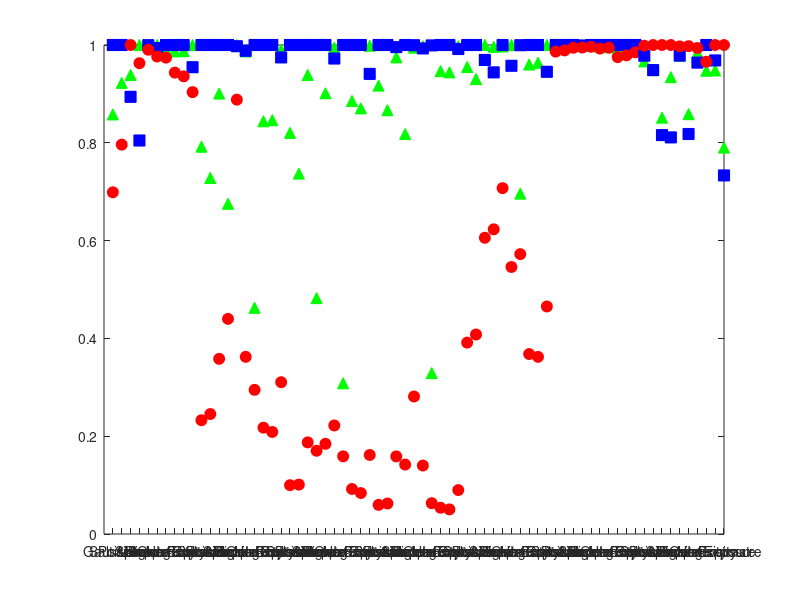

MATLAB code for this plot: (Note: this script raises an error after producing the figure.)
%% Script to Analyze Image Quality Metrics Results

% Clover Thebolt, clover.thebolt@gtri.gatech.edu
% Rohit Chakravarthy, rohit.chakravarthy@gtri.gatech.edu

clc
clear all
close all

%% General Parameters
MetricTypes = {'PSNR (dB)','SSIM Score','CWSSIM Score','UNIQUE Score',...
    'MSUNIQUE Score','CSV Score','SUMMER Score'};
EnhMethTypes = {'BLS-GSM (Wavelet-Transform Method)','BM3D (Blended Method)',...
    'NLM (Spatial Method)'};
EnhMethColors = {'g','b','r'};
EnhMethMarkers = {'^','square','o'};

%% Load Results and Initialize Parameters for SAMPLE
% Key:
% 1st dim is # of distortion types (10 total)
% 2nd dim is # of images (10 total)
% 3rd dim is # of metrics (7 total)
load('SAMPLEMetricsNLM_var0.001.mat','SAMPLEMetricsNLM');
load('SAMPLEMetricsBM3D_var0.001.mat','SAMPLEMetricsBM3D');
load('SAMPLEMetricsBLSGSM_var0.001.mat','SAMPLEMetricsBLSGSM');
% Combine cells into one
SAMPLEMetricsResults(:,:,:,1) = SAMPLEMetricsBLSGSM;
SAMPLEMetricsResults(:,:,:,2) = SAMPLEMetricsBM3D;
SAMPLEMetricsResults(:,:,:,3) = SAMPLEMetricsNLM;
SAMPLEMetricsResults_rev_order = SAMPLEMetricsResults;
SAMPLEMetricsResults_rev_order(6,:,:,:) = SAMPLEMetricsResults(7,:,:,:);
SAMPLEMetricsResults_rev_order(7,:,:,:) = SAMPLEMetricsResults(6,:,:,:);
SAMPLEMetricsResults = SAMPLEMetricsResults_rev_order;
% Dataset-specific Parameters
num_images_SAMPLE = 10;
% Set12DistortionTypes = {'Gaussian','Poisson','Salt & Pepper',...
%     'Speckle','Blurring','High Intensity','Low Intensity',...
%     'Under Exposure','Over Exposure','Contrast'};  % Orig order in public drive
SAMPLE_DistortionTypes = {'Gaussian','Poisson','Salt & Pepper',...
    'Speckle','Blurring','Low Intensity','High Intensity',...
    'Under-Exposure','Over-Exposure','Contrast'};  % Revised order

%% (Not Used) Plot Individual Image Quality Enhancement Results
% for i_metric_type = 1:1  %length(MetricTypes)
%     for i_distortion_type = 1:1  %length(Set12DistortionTypes)  
%         figure
%         for i_enh_meth = 1:3
%             plot(1:num_images_SAMPLE,[SAMPLEMetricsResults{i_distortion_type,:,i_metric_type,i_enh_meth}],...
%                 'Color',EnhMethColors{i_enh_meth},'LineStyle','none',...
%                 'Marker',EnhMethMarkers{i_enh_meth},'MarkerSize',8,'MarkerFaceColor',EnhMethColors{i_enh_meth})
%             hold on
%         end
%         title('Comparison of Image Quality Enhancement Methods',...
%             strcat('Dataset=SAMPLE, Distortion Type=',SAMPLE_DistortionTypes(i_distortion_type)))
%         xlabel('Image Number'), ylabel(MetricTypes(i_metric_type))
%         legend('BLS-GSM (Wavelet-Transform Method)','BM3D (Blended Method)','NLM (Spatial Method)',...
%             'Location','best')
%     end
% end

%% (Plots Not Used) Get Enhancement Method Rankings
indiv_im_rankings = zeros(num_images_SAMPLE,3,length(SAMPLE_DistortionTypes),length(MetricTypes));
all_im_avg_rankings = zeros(3,length(SAMPLE_DistortionTypes),length(MetricTypes));
for i_metric_type = 1:length(MetricTypes)
    for i_distortion_type = 1:length(SAMPLE_DistortionTypes)  
        for i_image = 1:num_images_SAMPLE
            [~,m_ind] = sort([SAMPLEMetricsResults{i_distortion_type,i_image,i_metric_type,:}],'descend');
            indiv_im_rankings(i_image,1:3,i_distortion_type,i_metric_type) = m_ind;
        end
        all_im_avg_rankings(:,i_distortion_type,i_metric_type) = mean(indiv_im_rankings(:,:,i_distortion_type,i_metric_type),1);
    end
end
% % Plot Rankings
% for i_metric_type = 1:1  %length(MetricTypes)
%     figure
%     for i_enh_meth = 1:3   
%         plot(1:length(SAMPLE_DistortionTypes),all_im_avg_rankings(i_enh_meth,:,i_metric_type),...
%             'Color',EnhMethColors{i_enh_meth},'LineStyle','none',...
%             'Marker',EnhMethMarkers{i_enh_meth},'MarkerSize',8,'MarkerFaceColor',EnhMethColors{i_enh_meth})
%         hold on
%     end
%     set(gca,'Ydir','reverse')
%     title('Comparison of Image Quality Enhancement Method Rankings',...
%         strcat('Dataset=SAMPLE, All Distortion Types, Metric Type=',MetricTypes(i_metric_type)))
%     xlabel('Distortion Type'), ylabel('Ranking (1-3)')
%     xticklabels(SAMPLE_DistortionTypes)
%     legend('BLS-GSM (Wavelet-Transform Method)','BM3D (Blended Method)',...
%         'NLM (Spatial Method)','Location','best')
% end

%% (Not Used) Get Average Scores
% all_im_avg_scores = zeros(3,length(SAMPLE_DistortionTypes),length(MetricTypes));
% for i_metric_type = 1:length(MetricTypes)
%     for i_distortion_type = 1:length(SAMPLE_DistortionTypes)
%         for i_enh_meth = 1:3
%             all_im_avg_scores(i_enh_meth,i_distortion_type,i_metric_type) = mean([SAMPLEMetricsResults{i_distortion_type,:,i_metric_type,i_enh_meth}],2);
%         end
%     end
% end
% % Plot Average Scores
% for i_metric_type = 1:1  %length(MetricTypes)
%     figure
%     for i_enh_meth = 1:3   
%         plot(1:length(SAMPLE_DistortionTypes),all_im_avg_scores(i_enh_meth,:,i_metric_type),...
%             'Color',EnhMethColors{i_enh_meth},'LineStyle','none',...
%             'Marker',EnhMethMarkers{i_enh_meth},'MarkerSize',8,'MarkerFaceColor',EnhMethColors{i_enh_meth})
%         hold on
%     end
%     title('Comparison of Image Quality Enhancement Method Scores',...
%         strcat('Dataset=SAMPLE, All Distortion Types, Metric Type=',MetricTypes(i_metric_type)))
%     xlabel('Distortion Type'), ylabel('Metric Type Score')
%     xticklabels(SAMPLE_DistortionTypes)
%     legend('BLS-GSM (Wavelet-Transform Method)','BM3D (Blended Method)',...
%         'NLM (Spatial Method)','Location','best')
% end

%% Normalize Scores for each image to be between 0 and 1
indiv_im_scores_norm = zeros(length(SAMPLE_DistortionTypes),num_images_SAMPLE,length(MetricTypes),3);
all_im_avg_scores_norm = zeros(3,length(SAMPLE_DistortionTypes),length(MetricTypes));
for i_metric_type = 1:length(MetricTypes)
    for i_distortion_type = 1:length(SAMPLE_DistortionTypes)  
        for i_image = 1:num_images_SAMPLE
            indiv_im_scores_norm(i_distortion_type,i_image,i_metric_type,:) = normalize([SAMPLEMetricsResults{i_distortion_type,i_image,i_metric_type,:}],"norm",Inf);
        end
        all_im_avg_scores_norm(:,i_distortion_type,i_metric_type) = mean(indiv_im_scores_norm(i_distortion_type,:,i_metric_type,:),2);
    end
end
% Plot Normalized Scores
figure
MetricType_Labels = {'PSNR','SSIM','CWSSIM','UNIQUE','MSUNIQUE','CSV','SUMMER'};
set12DistortionTypes_xaxis = repmat(SAMPLE_DistortionTypes,1,length(MetricTypes));  % Revised order
for i_metric_type = 1:length(MetricTypes)
    for i_enh_meth = 1:3   
        plot((i_metric_type-1)*length(SAMPLE_DistortionTypes)+1:(i_metric_type-1)*length(SAMPLE_DistortionTypes)+length(SAMPLE_DistortionTypes),all_im_avg_scores_norm(i_enh_meth,:,i_metric_type),...
            'Color',EnhMethColors{i_enh_meth},'LineStyle','none',...
            'Marker',EnhMethMarkers{i_enh_meth},'MarkerSize',8,'MarkerFaceColor',EnhMethColors{i_enh_meth})
        set(gca,'XTick',(1:length(SAMPLE_DistortionTypes)*length(MetricTypes)),'XTickLabel',repmat(SAMPLE_DistortionTypes,1,length(MetricTypes)))
        hold on
    end
end
title('Comparison of Image Quality Enhancement Method Scores (Normalized)',...
    strcat('Dataset=SAMPLE, All Distortion Types, All Metric Types'))
xlabel('Distortion Type'), ylabel('Normalized Scores (0-1)')
legend('BLS-GSM (Wavelet-Transform Method)','BM3D (Blended Method)',...
    'NLM (Spatial Method)','Location','east')

%% Calc Totals of Best/#1 Rankings by Distortion Type
all_im_avg_rankings_rounded = round(all_im_avg_rankings);
enh_meths_best_totals = zeros(3,length(SAMPLE_DistortionTypes));
for i_distortion_type = 1:length(SAMPLE_DistortionTypes)
    for i_enh_meth = 1:3
        enh_meths_best_totals(i_enh_meth,i_distortion_type) = ...
            sum(all_im_avg_rankings_rounded(i_enh_meth,i_distortion_type,:)==1);
    end
end
% Bar graph of the totals
figure
h_bar = bar(enh_meths_best_totals');
set(gca,'XTick',(1:length(SAMPLE_DistortionTypes)),'XTickLabel',SAMPLE_DistortionTypes)
h_ax = gca;
h_ax.ColorOrder = [0 1 0; 0 0 1; 1 0 0];
h_text = [];
for i_bar = 1:length(h_bar)
    h_text = [h_text text(h_bar(i_bar).XData+h_bar(i_bar).XOffset,h_bar(i_bar).YData,num2str(h_bar(i_bar).YData.'), ...
                          'VerticalAlignment','bottom','horizontalalign','center')];
end
ylim([0 7.5])
title('Image Quality Enhancement Method Rankings By Distortion Type',...
    strcat('Dataset=SAMPLE, Summing #1 Rankings over All 7 Metric Types'))
xlabel('Distortion Type'), ylabel('#1 Rankings (max 7 possible)')
legend('BLS-GSM (Wavelet-Transform Method)','BM3D (Blended Method)','NLM (Spatial Method)',...
    'Location','north')


